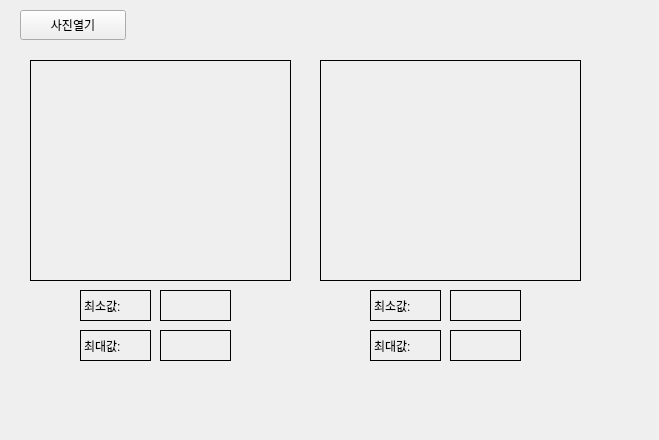
<?xml version="1.0" encoding="UTF-8"?>
<ui version="4.0">
 <class>Form</class>
 <widget class="QWidget" name="Form">
  <property name="geometry">
   <rect>
    <x>0</x>
    <y>0</y>
    <width>659</width>
    <height>440</height>
   </rect>
  </property>
  <property name="windowTitle">
   <string>Form</string>
  </property>
  <widget class="QPushButton" name="pushButton">
   <property name="geometry">
    <rect>
     <x>20</x>
     <y>10</y>
     <width>106</width>
     <height>30</height>
    </rect>
   </property>
   <property name="text">
    <string>사진열기</string>
   </property>
  </widget>
  <widget class="QLabel" name="origin_image">
   <property name="geometry">
    <rect>
     <x>30</x>
     <y>60</y>
     <width>261</width>
     <height>221</height>
    </rect>
   </property>
   <property name="styleSheet">
    <string notr="true">border:1px solid yello</string>
   </property>
   <property name="text">
    <string/>
   </property>
  </widget>
  <widget class="QLabel" name="cvt_image">
   <property name="geometry">
    <rect>
     <x>320</x>
     <y>60</y>
     <width>261</width>
     <height>221</height>
    </rect>
   </property>
   <property name="styleSheet">
    <string notr="true">border:1px solid yello</string>
   </property>
   <property name="text">
    <string/>
   </property>
  </widget>
  <widget class="QLabel" name="label_3">
   <property name="geometry">
    <rect>
     <x>80</x>
     <y>290</y>
     <width>71</width>
     <height>31</height>
    </rect>
   </property>
   <property name="styleSheet">
    <string notr="true">border:1px solid yello</string>
   </property>
   <property name="text">
    <string>최소값:</string>
   </property>
  </widget>
  <widget class="QLabel" name="orig_min">
   <property name="geometry">
    <rect>
     <x>160</x>
     <y>290</y>
     <width>71</width>
     <height>31</height>
    </rect>
   </property>
   <property name="styleSheet">
    <string notr="true">border:1px solid yello</string>
   </property>
   <property name="text">
    <string/>
   </property>
  </widget>
  <widget class="QLabel" name="label_5">
   <property name="geometry">
    <rect>
     <x>80</x>
     <y>330</y>
     <width>71</width>
     <height>31</height>
    </rect>
   </property>
   <property name="styleSheet">
    <string notr="true">border:1px solid yello</string>
   </property>
   <property name="text">
    <string>최대값:</string>
   </property>
  </widget>
  <widget class="QLabel" name="orig_max">
   <property name="geometry">
    <rect>
     <x>160</x>
     <y>330</y>
     <width>71</width>
     <height>31</height>
    </rect>
   </property>
   <property name="styleSheet">
    <string notr="true">border:1px solid yello</string>
   </property>
   <property name="text">
    <string/>
   </property>
  </widget>
  <widget class="QLabel" name="cvt_max">
   <property name="geometry">
    <rect>
     <x>450</x>
     <y>330</y>
     <width>71</width>
     <height>31</height>
    </rect>
   </property>
   <property name="styleSheet">
    <string notr="true">border:1px solid yello</string>
   </property>
   <property name="text">
    <string/>
   </property>
  </widget>
  <widget class="QLabel" name="label_8">
   <property name="geometry">
    <rect>
     <x>370</x>
     <y>330</y>
     <width>71</width>
     <height>31</height>
    </rect>
   </property>
   <property name="styleSheet">
    <string notr="true">border:1px solid yello</string>
   </property>
   <property name="text">
    <string>최대값:</string>
   </property>
  </widget>
  <widget class="QLabel" name="label_9">
   <property name="geometry">
    <rect>
     <x>370</x>
     <y>290</y>
     <width>71</width>
     <height>31</height>
    </rect>
   </property>
   <property name="styleSheet">
    <string notr="true">border:1px solid yello</string>
   </property>
   <property name="text">
    <string>최소값:</string>
   </property>
  </widget>
  <widget class="QLabel" name="cvt_min">
   <property name="geometry">
    <rect>
     <x>450</x>
     <y>290</y>
     <width>71</width>
     <height>31</height>
    </rect>
   </property>
   <property name="styleSheet">
    <string notr="true">border:1px solid yello</string>
   </property>
   <property name="text">
    <string/>
   </property>
  </widget>
 </widget>
 <resources/>
 <connections>
  <connection>
   <sender>pushButton</sender>
   <signal>clicked()</signal>
   <receiver>Form</receiver>
   <slot>image_open()</slot>
   <hints>
    <hint type="sourcelabel">
     <x>105</x>
     <y>27</y>
    </hint>
    <hint type="destinationlabel">
     <x>193</x>
     <y>25</y>
    </hint>
   </hints>
  </connection>
 </connections>
 <slots>
  <slot>image_open()</slot>
 </slots>
</ui>
